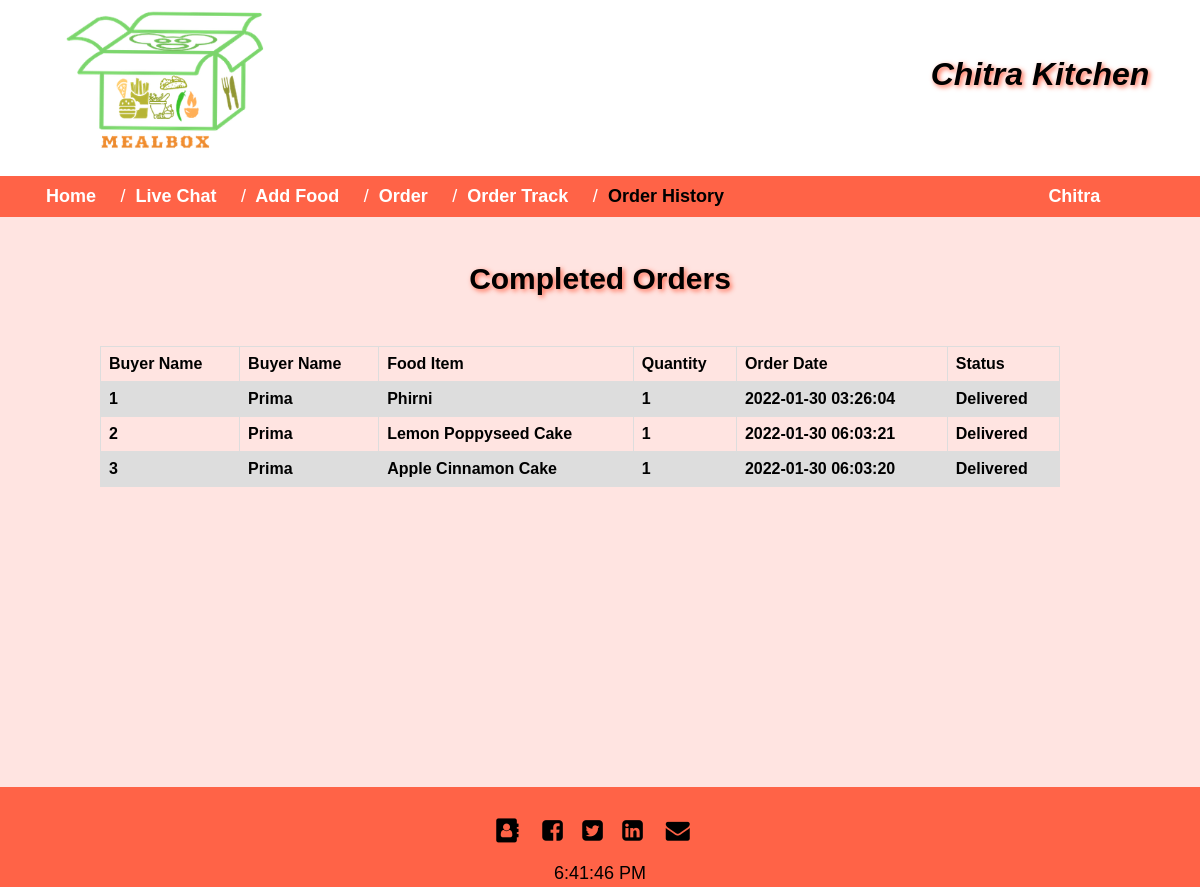
Page /seller_order_history.php (signed in) on the committed database.
### tables this page shows
CREATE TABLE `seller` (
  `id` int(255) NOT NULL,
  `unique_id` int(255) NOT NULL,
  `username` varchar(255) NOT NULL,
  `seller_name` varchar(255) NOT NULL,
  `phone` int(15) NOT NULL,
  `email` varchar(255) NOT NULL,
  `address` varchar(255) NOT NULL,
  `image` text NOT NULL,
  `password` varchar(255) NOT NULL,
  `status` varchar(255) NOT NULL
);

CREATE TABLE `buyer_data` (
  `id` int(255) NOT NULL,
  `unique_id` int(255) NOT NULL,
  `username` varchar(255) NOT NULL,
  `fullname` varchar(255) NOT NULL,
  `phone` int(255) NOT NULL,
  `address` varchar(255) NOT NULL,
  `cash` varchar(255) NOT NULL,
  `order_date` datetime NOT NULL,
  `food_item` varchar(255) NOT NULL,
  `seller_name` varchar(255) NOT NULL,
  `total_quantity` int(11) NOT NULL,
  `unit_price` double(10,2) NOT NULL,
  `total_price` double(10,2) NOT NULL,
  `order_status` varchar(255) NOT NULL,
  `status` int(2) NOT NULL,
  `order_id` int(15) NOT NULL,
  `delivery_man` varchar(255) NOT NULL
);

### seller_order_history.php (the view, shortened to what this page needs)
<?php include('server2.php') ?>
<?php
     $username=$_SESSION['username'];
$query2 = "SELECT * FROM seller WHERE username='$username'";
     $result2=$db->query($query2);
    if($result2->num_rows>0){
    while($row=$result2->fetch_assoc())
    {
       $seller_name=$row['seller_name'];
    }
 }
 ?>
<!DOCTYPE html>
<html>
<head>
    <link rel="stylesheet" href="./css/index3.css"/>
    <link rel="stylesheet" href="https://cdnjs.cloudflare.com/ajax/libs/font-awesome/4.7.0/css/font-awesome.min.css">
</head>
<body>
  <div class="header">
    <div class="name">
    <h1><i><?php echo $seller_name; ?></i></h1>
    </div>
    <div class="logo">
      <img src="./images/mealbox_logo.PNG" alt="Picture" width="210px" height="150px">
    </div>
  </div>
  <ul class="breadcrumb">
  <li><a class="home" href="seller_logged-in.php"><b> Home</b></a></li>
  <li><a href="seller_users.php"><b> Live Chat</b></a></li>
  <li><a href="add_food.php"><b> Add Food</b></a></li>
  <li><a href="seller_order_track.php"><b> Order</b></a></li>
  <li><a href="seller_order_track2.php"><b> Order Track</b></a></li>
   <li><b> Order History</b></li>
    <div class="dropdown">
  <a  class="username" href="#"><b><?php echo $_SESSION['username']; ?></b></a>
    </div>
</ul>
<div class="section2">
  <h2>Completed Orders</h2>
         <table>
      <tr>
        <th>Buyer Name</th>
        <th>Buyer Name</th>
        <th>Food Item</th>
        <th>Quantity</th>
        <th>Order Date</th>
        <th>Status</th>
      </tr>
       <?php
       $i=0;
          $sql10 = mysqli_query($db, "SELECT * FROM buyer_data WHERE order_status='Delivered' AND seller_name='$seller_name'");
         while($res=mysqli_fetch_assoc($sql10))
         {
           $buyer_name=$res['username'];
           $food_item=$res['food_item'];
           $total_quantity = $res['total_quantity'];
           $order_date=$res['order_date'];
           $order_status=$res['order_status'];
           $i++;
           ?>
              <tr>
                <th><?php echo $i; ?></th>
                <th><?php echo $buyer_name; ?></th>
                <th><?php echo $food_item; ?></th>
                <th><?php echo $total_quantity; ?></th>
                <th><?php echo $order_date; ?></th>
                <th><?php echo $order_status; ?></th>
              </tr>
        <?php
         }
        ?>
        </table>
</div>
<div class="space">
  </div>
<div class="footer2">
    <div class="socialmedia">
      <a class="social_icons" href="about.php"><i class="fa fa-fw fa-address-book"></i></a>
      <a class="social_icons" href="#"><i class="fa fa-facebook-square"></i></a>
      <a class="social_icons" href="#"><i class="fa fa-twitter-square"></i></a>
      <a class="social_icons" href="#"><i class="fa fa-linkedin-square"></i></a>
      <a class="social_icons" href="contact.php"><i class="fa fa-fw fa-envelope"></i></a>
    </div>
    <div class="timer">
     <p id="demo"></p>
    </div>
 </div>
</body>
</html>

### css/index3.css (style rules this page uses)
body { margin:0; }
.header { height: 160px; width: 100%; }
.logo { padding-left: 60px; padding-top: 5px; }
* { box-sizing: border-box; }
body { font-family: Verdana, sans-serif; }
img { vertical-align: middle; }

### seller_order_history.php (style rules this page uses)
.name { float: right; margin-top: 20px; padding-top: 15px; color: black; padding-bottom: 40px; background-image: url("./images/60.png"); background-repeat: no-repeat; background-size: 330px 110px; margin-right: 10px; width: 25%; text-align: center; text-shadow: 2px 2px 5px tomato; overflow: hidden; transform: translatey(0px); animation: float 1.5s ease-in-out infinite; }
.name { float: right; margin-top: 20px; padding-top: 15px; color: black; padding-bottom: 40px; background-image: url("./images/60.png"); background-repeat: no-repeat; background-size: 330px 120px; margin-right: 10px; width: 25%; text-align: center; text-shadow: 2px 2px 5px tomato; overflow: hidden; transform: translatey(0px); animation: float 1.5s ease-in-out infinite; }
.section2 { background-color: mistyrose; padding-top: 20px; height: 100%; width: 100%; padding-bottom: 100px; }
.section2:after { content: ""; display: table; clear: both; }
h2 { text-align: center; text-shadow: 2px 2px 5px tomato; font-size: 30px; }
.social_icons { margin-right: 15px; font-size: 24px; color: black; }
.socialmedia { text-align: center; padding-top: 30px; }
.timer p { font-size: 18px; text-align: center; color: black; margin-bottom: 0; }
.footer2 { height: 100px; width: 100%; background-color: tomato; }
a { color: tomato; }
.dropdown { position: relative; display: inline-block; }
ul.breadcrumb { padding: 10px 16px; list-style: none; background-color: tomato; margin-bottom: 0; }
ul.breadcrumb li { display: inline; font-size: 18px; margin-right: 20px; }
ul.breadcrumb li+li:before, ul.breadcrumb div+div:before { color: white; content: "/\00a0"; }
ul.breadcrumb li a { color: white; text-decoration: none; }
.username { color: white; font-size: 18px; text-decoration: none; margin-left: 300px; }
.home { margin-left: 30px; }
table { font-family: arial, sans-serif; border-collapse: collapse; width: 80%; margin-left: 100px; margin-top: 50px; }
td, th { border: 1px solid #dddddd; text-align: left; padding: 8px; }
tr:nth-child(even) { background-color: #dddddd; }
.space { background-color: mistyrose; height: 200px; }

### rows in the picture
seller: seller_name "Chitra Kitchen"
buyer_data: username "Prima", food_item "Phirni", total_quantity "1", order_date "2022-01-30 03:26:04", order_status "Delivered"
buyer_data: username "Prima", food_item "Lemon Poppyseed Cake", total_quantity "1", order_date "2022-01-30 06:03:21", order_status "Delivered"
buyer_data: username "Prima", food_item "Apple Cinnamon Cake", total_quantity "1", order_date "2022-01-30 06:03:20", order_status "Delivered"

### other values in the picture
$_SESSION['username'] "Chitra"
